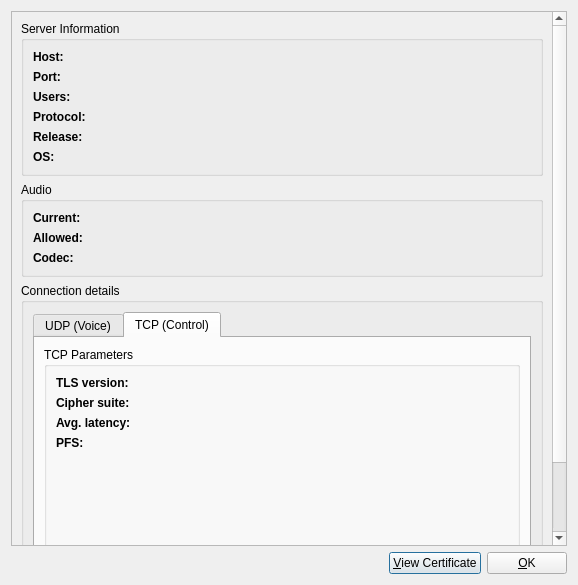
<?xml version="1.0" encoding="UTF-8"?>
<ui version="4.0">
 <class>ServerInformationDialog</class>
 <widget class="QDialog" name="ServerInformationDialog">
  <property name="geometry">
   <rect>
    <x>0</x>
    <y>0</y>
    <width>578</width>
    <height>585</height>
   </rect>
  </property>
  <property name="windowTitle">
   <string>Server information</string>
  </property>
  <layout class="QVBoxLayout" name="verticalLayout_3">
   <item>
    <widget class="QScrollArea" name="scrollArea">
     <property name="widgetResizable">
      <bool>true</bool>
     </property>
     <widget class="QWidget" name="scrollAreaWidgetContents">
      <property name="geometry">
       <rect>
        <x>0</x>
        <y>0</y>
        <width>541</width>
        <height>726</height>
       </rect>
      </property>
      <layout class="QVBoxLayout" name="verticalLayout_2">
       <item>
        <widget class="AccessibleQGroupBox" name="qgbServerInformation">
         <property name="sizePolicy">
          <sizepolicy hsizetype="Expanding" vsizetype="Preferred">
           <horstretch>0</horstretch>
           <verstretch>0</verstretch>
          </sizepolicy>
         </property>
         <property name="title">
          <string>Server Information</string>
         </property>
         <layout class="QFormLayout" name="formLayout">
          <item row="0" column="0">
           <widget class="QLabel" name="label">
            <property name="text">
             <string>&lt;b&gt;Host:&lt;/b&gt;</string>
            </property>
           </widget>
          </item>
          <item row="0" column="1">
           <widget class="QLabel" name="serverInfo_host">
            <property name="sizePolicy">
             <sizepolicy hsizetype="Expanding" vsizetype="Preferred">
              <horstretch>0</horstretch>
              <verstretch>0</verstretch>
             </sizepolicy>
            </property>
            <property name="text">
             <string notr="true">&lt;host&gt;</string>
            </property>
            <property name="textInteractionFlags">
             <set>Qt::LinksAccessibleByMouse|Qt::TextSelectableByMouse</set>
            </property>
           </widget>
          </item>
          <item row="1" column="0">
           <widget class="QLabel" name="label_2">
            <property name="text">
             <string>&lt;html&gt;&lt;head/&gt;&lt;body&gt;&lt;p&gt;&lt;span style=&quot; font-weight:600;&quot;&gt;Port:&lt;/span&gt;&lt;/p&gt;&lt;/body&gt;&lt;/html&gt;</string>
            </property>
           </widget>
          </item>
          <item row="1" column="1">
           <widget class="QLabel" name="serverInfo_port">
            <property name="sizePolicy">
             <sizepolicy hsizetype="Expanding" vsizetype="Preferred">
              <horstretch>0</horstretch>
              <verstretch>0</verstretch>
             </sizepolicy>
            </property>
            <property name="text">
             <string notr="true">&lt;port&gt;</string>
            </property>
            <property name="textInteractionFlags">
             <set>Qt::LinksAccessibleByMouse|Qt::TextSelectableByMouse</set>
            </property>
           </widget>
          </item>
          <item row="2" column="0">
           <widget class="QLabel" name="label_3">
            <property name="text">
             <string>&lt;b&gt;Users:&lt;/b&gt;</string>
            </property>
           </widget>
          </item>
          <item row="2" column="1">
           <widget class="QLabel" name="serverInfo_users">
            <property name="sizePolicy">
             <sizepolicy hsizetype="Expanding" vsizetype="Preferred">
              <horstretch>0</horstretch>
              <verstretch>0</verstretch>
             </sizepolicy>
            </property>
            <property name="text">
             <string notr="true">&lt;users&gt;</string>
            </property>
            <property name="textInteractionFlags">
             <set>Qt::LinksAccessibleByMouse|Qt::TextSelectableByMouse</set>
            </property>
           </widget>
          </item>
          <item row="3" column="0">
           <widget class="QLabel" name="label_9">
            <property name="text">
             <string>&lt;html&gt;&lt;head/&gt;&lt;body&gt;&lt;p&gt;&lt;span style=&quot; font-weight:600;&quot;&gt;Protocol:&lt;/span&gt;&lt;/p&gt;&lt;/body&gt;&lt;/html&gt;</string>
            </property>
           </widget>
          </item>
          <item row="3" column="1">
           <widget class="QLabel" name="serverInfo_protocol">
            <property name="sizePolicy">
             <sizepolicy hsizetype="Expanding" vsizetype="Preferred">
              <horstretch>0</horstretch>
              <verstretch>0</verstretch>
             </sizepolicy>
            </property>
            <property name="text">
             <string notr="true">&lt;protocol&gt;</string>
            </property>
            <property name="textInteractionFlags">
             <set>Qt::LinksAccessibleByMouse|Qt::TextSelectableByMouse</set>
            </property>
           </widget>
          </item>
          <item row="4" column="0">
           <widget class="QLabel" name="label_4">
            <property name="text">
             <string>&lt;html&gt;&lt;head/&gt;&lt;body&gt;&lt;p&gt;&lt;span style=&quot; font-weight:600;&quot;&gt;Release:&lt;/span&gt;&lt;/p&gt;&lt;/body&gt;&lt;/html&gt;</string>
            </property>
           </widget>
          </item>
          <item row="4" column="1">
           <widget class="QLabel" name="serverInfo_release">
            <property name="sizePolicy">
             <sizepolicy hsizetype="Expanding" vsizetype="Preferred">
              <horstretch>0</horstretch>
              <verstretch>0</verstretch>
             </sizepolicy>
            </property>
            <property name="text">
             <string notr="true">&lt;release&gt;</string>
            </property>
            <property name="wordWrap">
             <bool>true</bool>
            </property>
            <property name="textInteractionFlags">
             <set>Qt::LinksAccessibleByMouse|Qt::TextSelectableByMouse</set>
            </property>
           </widget>
          </item>
          <item row="5" column="0">
           <widget class="QLabel" name="label_5">
            <property name="text">
             <string>&lt;html&gt;&lt;head/&gt;&lt;body&gt;&lt;p&gt;&lt;span style=&quot; font-weight:600;&quot;&gt;OS:&lt;/span&gt;&lt;/p&gt;&lt;/body&gt;&lt;/html&gt;</string>
            </property>
           </widget>
          </item>
          <item row="5" column="1">
           <widget class="QLabel" name="serverInfo_os">
            <property name="sizePolicy">
             <sizepolicy hsizetype="Expanding" vsizetype="Preferred">
              <horstretch>0</horstretch>
              <verstretch>0</verstretch>
             </sizepolicy>
            </property>
            <property name="text">
             <string notr="true">&lt;os&gt;</string>
            </property>
            <property name="wordWrap">
             <bool>true</bool>
            </property>
            <property name="textInteractionFlags">
             <set>Qt::LinksAccessibleByMouse|Qt::TextSelectableByMouse</set>
            </property>
           </widget>
          </item>
         </layout>
        </widget>
       </item>
       <item>
        <widget class="AccessibleQGroupBox" name="qgbAudioBandwidth">
         <property name="sizePolicy">
          <sizepolicy hsizetype="Expanding" vsizetype="Preferred">
           <horstretch>0</horstretch>
           <verstretch>0</verstretch>
          </sizepolicy>
         </property>
         <property name="title">
          <string>Audio</string>
         </property>
         <layout class="QFormLayout" name="formLayout_4">
          <item row="1" column="0">
           <widget class="QLabel" name="label_31">
            <property name="text">
             <string>&lt;html&gt;&lt;head/&gt;&lt;body&gt;&lt;p&gt;&lt;span style=&quot; font-weight:600;&quot;&gt;Allowed:&lt;/span&gt;&lt;/p&gt;&lt;/body&gt;&lt;/html&gt;</string>
            </property>
           </widget>
          </item>
          <item row="1" column="1">
           <widget class="QLabel" name="audio_allowed">
            <property name="sizePolicy">
             <sizepolicy hsizetype="Expanding" vsizetype="Preferred">
              <horstretch>0</horstretch>
              <verstretch>0</verstretch>
             </sizepolicy>
            </property>
            <property name="text">
             <string notr="true">&lt;allowed&gt;</string>
            </property>
            <property name="wordWrap">
             <bool>true</bool>
            </property>
            <property name="textInteractionFlags">
             <set>Qt::LinksAccessibleByMouse|Qt::TextSelectableByMouse</set>
            </property>
           </widget>
          </item>
          <item row="0" column="0">
           <widget class="QLabel" name="label_32">
            <property name="text">
             <string>&lt;b&gt;Current:&lt;/b&gt;</string>
            </property>
           </widget>
          </item>
          <item row="0" column="1">
           <widget class="QLabel" name="audio_current">
            <property name="sizePolicy">
             <sizepolicy hsizetype="Expanding" vsizetype="Preferred">
              <horstretch>0</horstretch>
              <verstretch>0</verstretch>
             </sizepolicy>
            </property>
            <property name="text">
             <string notr="true">&lt;current&gt;</string>
            </property>
            <property name="wordWrap">
             <bool>true</bool>
            </property>
            <property name="textInteractionFlags">
             <set>Qt::LinksAccessibleByMouse|Qt::TextSelectableByMouse</set>
            </property>
           </widget>
          </item>
          <item row="2" column="0">
           <widget class="QLabel" name="label_33">
            <property name="text">
             <string>&lt;b&gt;Codec:&lt;/b&gt;</string>
            </property>
           </widget>
          </item>
          <item row="2" column="1">
           <widget class="QLabel" name="audio_codec">
            <property name="sizePolicy">
             <sizepolicy hsizetype="Expanding" vsizetype="Preferred">
              <horstretch>0</horstretch>
              <verstretch>0</verstretch>
             </sizepolicy>
            </property>
            <property name="text">
             <string notr="true">&lt;codec&gt;</string>
            </property>
            <property name="wordWrap">
             <bool>true</bool>
            </property>
            <property name="textInteractionFlags">
             <set>Qt::LinksAccessibleByMouse|Qt::TextSelectableByMouse</set>
            </property>
           </widget>
          </item>
         </layout>
        </widget>
       </item>
       <item>
        <widget class="QGroupBox" name="qgbConnectionDetails">
         <property name="sizePolicy">
          <sizepolicy hsizetype="Expanding" vsizetype="Preferred">
           <horstretch>0</horstretch>
           <verstretch>0</verstretch>
          </sizepolicy>
         </property>
         <property name="title">
          <string>Connection details</string>
         </property>
         <layout class="QVBoxLayout" name="verticalLayout">
          <item>
           <widget class="QTabWidget" name="tabWidget">
            <property name="tabPosition">
             <enum>QTabWidget::North</enum>
            </property>
            <property name="tabShape">
             <enum>QTabWidget::Rounded</enum>
            </property>
            <property name="currentIndex">
             <number>1</number>
            </property>
            <widget class="QWidget" name="tab_2">
             <attribute name="title">
              <string>UDP (Voice)</string>
             </attribute>
             <layout class="QFormLayout" name="formLayout_3">
              <item row="1" column="0">
               <widget class="QLabel" name="connection_udp_encryptionLabel">
                <property name="text">
                 <string>&lt;b&gt;Encryption:&lt;/b&gt;</string>
                </property>
               </widget>
              </item>
              <item row="1" column="1">
               <widget class="QLabel" name="connection_udp_encryption">
                <property name="sizePolicy">
                 <sizepolicy hsizetype="Expanding" vsizetype="Preferred">
                  <horstretch>0</horstretch>
                  <verstretch>0</verstretch>
                 </sizepolicy>
                </property>
                <property name="text">
                 <string notr="true">&lt;encryption&gt;</string>
                </property>
                <property name="textInteractionFlags">
                 <set>Qt::LinksAccessibleByMouse|Qt::TextSelectableByMouse</set>
                </property>
               </widget>
              </item>
              <item row="2" column="0">
               <widget class="QLabel" name="connection_udp_latencyLabel">
                <property name="text">
                 <string>&lt;b&gt;Avg. latency:&lt;/b&gt;</string>
                </property>
               </widget>
              </item>
              <item row="2" column="1">
               <widget class="QLabel" name="connection_udp_latency">
                <property name="sizePolicy">
                 <sizepolicy hsizetype="Expanding" vsizetype="Preferred">
                  <horstretch>0</horstretch>
                  <verstretch>0</verstretch>
                 </sizepolicy>
                </property>
                <property name="text">
                 <string notr="true">&lt;latency&gt;</string>
                </property>
                <property name="textInteractionFlags">
                 <set>Qt::LinksAccessibleByMouse|Qt::TextSelectableByMouse</set>
                </property>
               </widget>
              </item>
              <item row="4" column="0" colspan="2">
               <widget class="QGroupBox" name="connection_udp_statisticsGroup">
                <property name="sizePolicy">
                 <sizepolicy hsizetype="Expanding" vsizetype="Preferred">
                  <horstretch>0</horstretch>
                  <verstretch>0</verstretch>
                 </sizepolicy>
                </property>
                <property name="title">
                 <string>Statistics</string>
                </property>
                <layout class="QHBoxLayout" name="horizontalLayout_4">
                 <property name="sizeConstraint">
                  <enum>QLayout::SetDefaultConstraint</enum>
                 </property>
                 <item>
                  <widget class="QTableWidget" name="connection_udp_statisticsTable">
                   <property name="sizePolicy">
                    <sizepolicy hsizetype="Fixed" vsizetype="Fixed">
                     <horstretch>0</horstretch>
                     <verstretch>0</verstretch>
                    </sizepolicy>
                   </property>
                   <property name="focusPolicy">
                    <enum>Qt::ClickFocus</enum>
                   </property>
                   <property name="verticalScrollBarPolicy">
                    <enum>Qt::ScrollBarAlwaysOff</enum>
                   </property>
                   <property name="horizontalScrollBarPolicy">
                    <enum>Qt::ScrollBarAlwaysOff</enum>
                   </property>
                   <property name="sizeAdjustPolicy">
                    <enum>QAbstractScrollArea::AdjustToContents</enum>
                   </property>
                   <property name="editTriggers">
                    <set>QAbstractItemView::NoEditTriggers</set>
                   </property>
                   <property name="selectionMode">
                    <enum>QAbstractItemView::SingleSelection</enum>
                   </property>
                   <property name="verticalScrollMode">
                    <enum>QAbstractItemView::ScrollPerPixel</enum>
                   </property>
                   <property name="horizontalScrollMode">
                    <enum>QAbstractItemView::ScrollPerPixel</enum>
                   </property>
                   <property name="showGrid">
                    <bool>true</bool>
                   </property>
                   <property name="cornerButtonEnabled">
                    <bool>false</bool>
                   </property>
                   <row>
                    <property name="text">
                     <string>Good</string>
                    </property>
                   </row>
                   <row>
                    <property name="text">
                     <string>Late</string>
                    </property>
                   </row>
                   <row>
                    <property name="text">
                     <string>Lost</string>
                    </property>
                   </row>
                   <row>
                    <property name="text">
                     <string>Resync</string>
                    </property>
                   </row>
                   <column>
                    <property name="text">
                     <string>Outgoing</string>
                    </property>
                   </column>
                   <column>
                    <property name="text">
                     <string>Incoming</string>
                    </property>
                   </column>
                  </widget>
                 </item>
                 <item>
                  <spacer name="horizontalSpacer_2">
                   <property name="orientation">
                    <enum>Qt::Horizontal</enum>
                   </property>
                   <property name="sizeHint" stdset="0">
                    <size>
                     <width>0</width>
                     <height>20</height>
                    </size>
                   </property>
                  </spacer>
                 </item>
                </layout>
               </widget>
              </item>
              <item row="0" column="0" colspan="2">
               <widget class="QLabel" name="connection_udp_infoMessage">
                <property name="text">
                 <string>Voice packets is currently sent over TCP.</string>
                </property>
                <property name="textInteractionFlags">
                 <set>Qt::LinksAccessibleByMouse|Qt::TextSelectableByMouse</set>
                </property>
               </widget>
              </item>
              <item row="3" column="1">
               <spacer name="verticalSpacer_2">
                <property name="orientation">
                 <enum>Qt::Vertical</enum>
                </property>
                <property name="sizeHint" stdset="0">
                 <size>
                  <width>20</width>
                  <height>5</height>
                 </size>
                </property>
               </spacer>
              </item>
             </layout>
            </widget>
            <widget class="QWidget" name="tab">
             <attribute name="title">
              <string>TCP (Control)</string>
             </attribute>
             <layout class="QGridLayout" name="gridLayout">
              <item row="0" column="0">
               <widget class="AccessibleQGroupBox" name="qgbTCPParameters">
                <property name="title">
                 <string>TCP Parameters</string>
                </property>
                <layout class="QFormLayout" name="formLayout_5">
                 <item row="0" column="0">
                  <widget class="QLabel" name="label_11">
                   <property name="text">
                    <string>&lt;b&gt;TLS version:&lt;/b&gt;</string>
                   </property>
                  </widget>
                 </item>
                 <item row="0" column="1">
                  <widget class="QLabel" name="connection_tcp_tls">
                   <property name="sizePolicy">
                    <sizepolicy hsizetype="Expanding" vsizetype="Preferred">
                     <horstretch>0</horstretch>
                     <verstretch>0</verstretch>
                    </sizepolicy>
                   </property>
                   <property name="text">
                    <string notr="true">&lt;TLS&gt;</string>
                   </property>
                   <property name="textInteractionFlags">
                    <set>Qt::LinksAccessibleByMouse|Qt::TextSelectableByMouse</set>
                   </property>
                  </widget>
                 </item>
                 <item row="1" column="0">
                  <widget class="QLabel" name="label_13">
                   <property name="text">
                    <string>&lt;b&gt;Cipher suite:&lt;/b&gt;</string>
                   </property>
                  </widget>
                 </item>
                 <item row="1" column="1">
                  <widget class="QLabel" name="connection_tcp_cipher">
                   <property name="sizePolicy">
                    <sizepolicy hsizetype="Expanding" vsizetype="Preferred">
                     <horstretch>0</horstretch>
                     <verstretch>0</verstretch>
                    </sizepolicy>
                   </property>
                   <property name="text">
                    <string notr="true">&lt;Cipher&gt;</string>
                   </property>
                   <property name="textInteractionFlags">
                    <set>Qt::LinksAccessibleByMouse|Qt::TextSelectableByMouse</set>
                   </property>
                  </widget>
                 </item>
                 <item row="2" column="0">
                  <widget class="QLabel" name="label_15">
                   <property name="text">
                    <string>&lt;b&gt;Avg. latency:&lt;/b&gt;</string>
                   </property>
                  </widget>
                 </item>
                 <item row="2" column="1">
                  <widget class="QLabel" name="connection_tcp_latency">
                   <property name="sizePolicy">
                    <sizepolicy hsizetype="Expanding" vsizetype="Preferred">
                     <horstretch>0</horstretch>
                     <verstretch>0</verstretch>
                    </sizepolicy>
                   </property>
                   <property name="text">
                    <string notr="true">&lt;latency&gt;</string>
                   </property>
                   <property name="textInteractionFlags">
                    <set>Qt::LinksAccessibleByMouse|Qt::TextSelectableByMouse</set>
                   </property>
                  </widget>
                 </item>
                 <item row="3" column="0">
                  <widget class="QLabel" name="label_6">
                   <property name="toolTip">
                    <string>Whether the connection supports perfect forward secrecy (PFS).</string>
                   </property>
                   <property name="text">
                    <string>&lt;b&gt;PFS:&lt;/b&gt;</string>
                   </property>
                  </widget>
                 </item>
                 <item row="3" column="1">
                  <widget class="QLabel" name="connection_tcp_forwardSecrecy">
                   <property name="text">
                    <string>&lt;forward secrecy&gt;</string>
                   </property>
                   <property name="wordWrap">
                    <bool>true</bool>
                   </property>
                   <property name="textInteractionFlags">
                    <set>Qt::LinksAccessibleByMouse|Qt::TextSelectableByMouse</set>
                   </property>
                  </widget>
                 </item>
                </layout>
               </widget>
              </item>
              <item row="1" column="0">
               <spacer name="verticalSpacer_3">
                <property name="orientation">
                 <enum>Qt::Vertical</enum>
                </property>
                <property name="sizeType">
                 <enum>QSizePolicy::Maximum</enum>
                </property>
                <property name="sizeHint" stdset="0">
                 <size>
                  <width>20</width>
                  <height>5</height>
                 </size>
                </property>
               </spacer>
              </item>
             </layout>
            </widget>
           </widget>
          </item>
         </layout>
        </widget>
       </item>
       <item>
        <spacer name="verticalSpacer">
         <property name="orientation">
          <enum>Qt::Vertical</enum>
         </property>
         <property name="sizeHint" stdset="0">
          <size>
           <width>20</width>
           <height>0</height>
          </size>
         </property>
        </spacer>
       </item>
      </layout>
     </widget>
    </widget>
   </item>
   <item>
    <layout class="QHBoxLayout" name="horizontalLayout">
     <item>
      <spacer name="horizontalSpacer">
       <property name="orientation">
        <enum>Qt::Horizontal</enum>
       </property>
       <property name="sizeHint" stdset="0">
        <size>
         <width>40</width>
         <height>20</height>
        </size>
       </property>
      </spacer>
     </item>
     <item>
      <widget class="QPushButton" name="viewCertButton">
       <property name="text">
        <string>&amp;View Certificate</string>
       </property>
      </widget>
     </item>
     <item>
      <widget class="QPushButton" name="okButton">
       <property name="text">
        <string>&amp;OK</string>
       </property>
      </widget>
     </item>
    </layout>
   </item>
  </layout>
 </widget>
 <customwidgets>
  <customwidget>
   <class>AccessibleQGroupBox</class>
   <extends>QGroupBox</extends>
   <header>AccessibleQGroupBox.h</header>
   <container>1</container>
  </customwidget>
 </customwidgets>
 <resources/>
 <connections/>
</ui>
